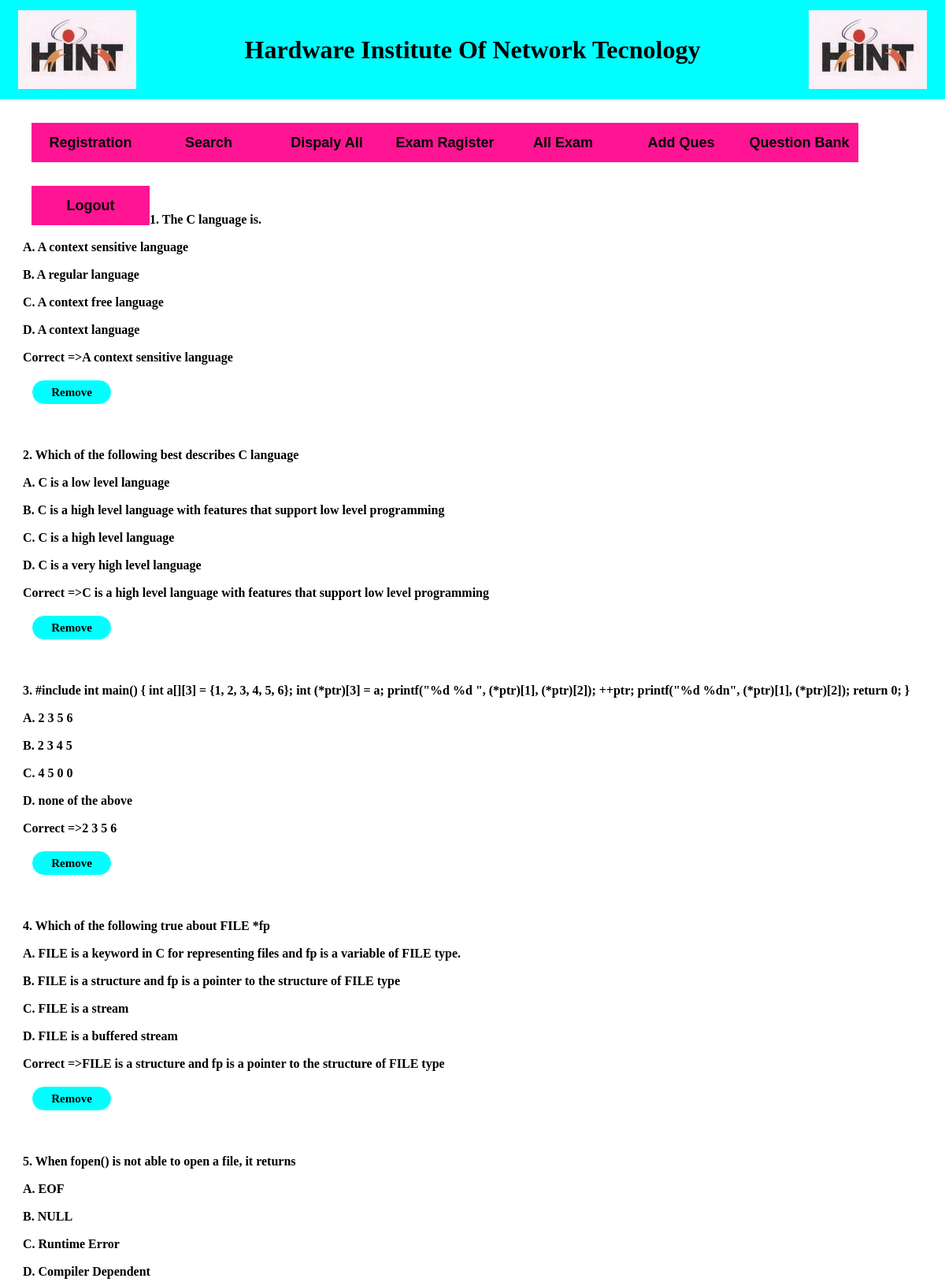
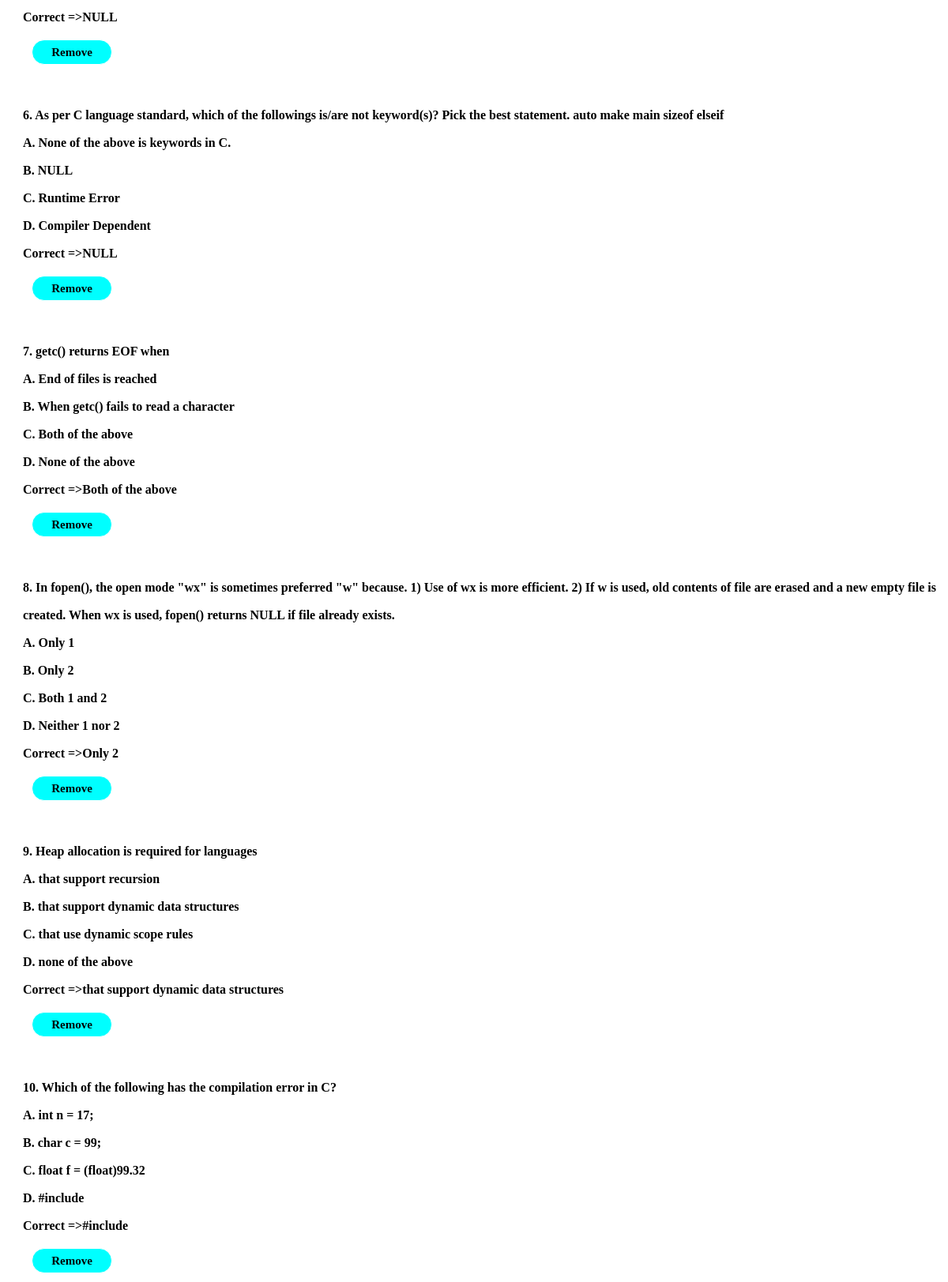
Screenshot of /c.php?sub=C_PROGRAMMING (signed in) with the database file from the repository (2 pictures, top to bottom).
### tables this page shows
CREATE TABLE `qus_bank` (
  `e_id` varchar(50) NOT NULL,
  `subject` varchar(50) NOT NULL,
  `q_no` varchar(50) NOT NULL,
  `question` varchar(1000) NOT NULL,
  `option1` varchar(500) NOT NULL,
  `option2` varchar(500) NOT NULL,
  `option3` varchar(500) NOT NULL,
  `option4` varchar(500) NOT NULL,
  `correct` varchar(500) NOT NULL
);

### c.php (the view, shortened to what this page needs)
<?php
     if($_SESSION['u_id']==true)
     {
		      include"amity.php";
		      include"faculty.php";
		      include"mysql.php";
		      $a=$_GET["sub"];
			  $s="select * from qus_bank where subject='$a'";
			  $rs=mysqli_query($con,$s);
			  echo "<div class=ab>";
			  echo"<table cellpadding=15 align=center>";
			  while($r=mysqli_fetch_array($rs))
			  {
				  echo"<br>".$r[2].". ";
				  echo"<b>".$r[3];
				  echo"<br><b>A. ".$r[4];
				  echo"<br><b>B. ".$r[5];
				  echo"<br><b>C. ".$r[6];
				  echo"<br><b>D. ".$r[7];
				  echo"<br><b>Correct =><b>".$r[8];echo"<div id=cla><a href='delete.php?id=$r[0]&q_nu=$r[2]&sub=$a'>Remove</a></div></div>";
			  }
	 }
	else{
	  	    header("Location:home.php");
     	}
?>
<html>
<head>
<link rel="stylesheet" type="text/css" href="my.css">
</head>
<body>
</body>
</html>

### my.css (style rules this page uses)
body { background-image:url(""); background-color:; background-size:cover; color:white; font-family:bold; }
* { font-weight: bold; color: black; margin: 0px; }

### faculty.php (style rules this page uses)
* { text-decoration:none; color: white; margin-top:1%; }

### c.php (style rules this page uses)
* { margin-bottom:0; }
#cla { font-size:15px; border:1px solid white; border-radius:16px; line-height:30px; width:100px; text-align:center; background:cyan; margin:11px; }
.ab { margin-top:100px; margin-left:29px; line-height:35px; }

### rows the page displays
qus_bank: question "The C language is.", option1 "A context sensitive language", option2 "A regular language", option3 "A context free language", option4 "A context language", correct "A context sensitive language"
qus_bank: q_no "2", question "Which of the following best describes C language", option1 "C is a low level language", option2 "C is a high level language with features that support low level programming", option3 "C is a high level language", option4 "C is a very high level language", correct "C is a high level language with features that support low level programming"
qus_bank: q_no "3", question "#include int main() { int a[][3] = {1, 2, 3, 4, 5, 6}; int (*ptr)[3] = a; printf(\"%d %d \", (*ptr)[1], (*ptr)[2]); ++ptr; printf(\"%d %dn\", (*ptr)[1], (*ptr)[2]); return 0; }", option1 "2 3 5 6", option2 "2 3 4 5", option3 "4 5 0 0", option4 "none of the above", correct "2 3 5 6"
qus_bank: q_no "4", question "Which of the following true about FILE *fp", option1 "FILE is a keyword in C for representing files and fp is a variable of FILE type.", option2 "FILE is a structure and fp is a pointer to the structure of FILE type", option3 "FILE is a stream", option4 "FILE is a buffered stream", correct "FILE is a structure and fp is a pointer to the structure of FILE type"
qus_bank: q_no "5", question "When fopen() is not able to open a file, it returns", option1 "EOF", option2 "NULL", option3 "Runtime Error", option4 "Compiler Dependent", correct "NULL"
qus_bank: q_no "6", question "As per C language standard, which of the followings is/are not keyword(s)? Pick the best statement. auto make main sizeof elseif", option1 "None of the above is keywords in C.", option2 "NULL", option3 "Runtime Error", option4 "Compiler Dependent", correct "NULL"
qus_bank: q_no "7", question "getc() returns EOF when", option1 "End of files is reached", option2 "When getc() fails to read a character", option3 "Both of the above", option4 "None of the above", correct "Both of the above"
qus_bank: q_no "8", question "In fopen(), the open mode \"wx\" is sometimes preferred \"w\" because. 1) Use of wx is more efficient. 2) If w is used, old contents of file are erased and a new empty file is created. When wx is used, fopen() returns NULL if file already exists.", option1 "Only 1", option2 "Only 2", option3 "Both 1 and 2", option4 "Neither 1 nor 2", correct "Only 2"
qus_bank: q_no "9", question "Heap allocation is required for languages", option1 "that support recursion", option2 "that support dynamic data structures", option3 "that use dynamic scope rules", option4 "none of the above", correct "that support dynamic data structures"
qus_bank: q_no "10", question "Which of the following has the compilation error in C?", option1 "int n = 17;", option2 "char c = 99;", option3 "float f = (float)99.32", option4 "#include", correct "#include"
